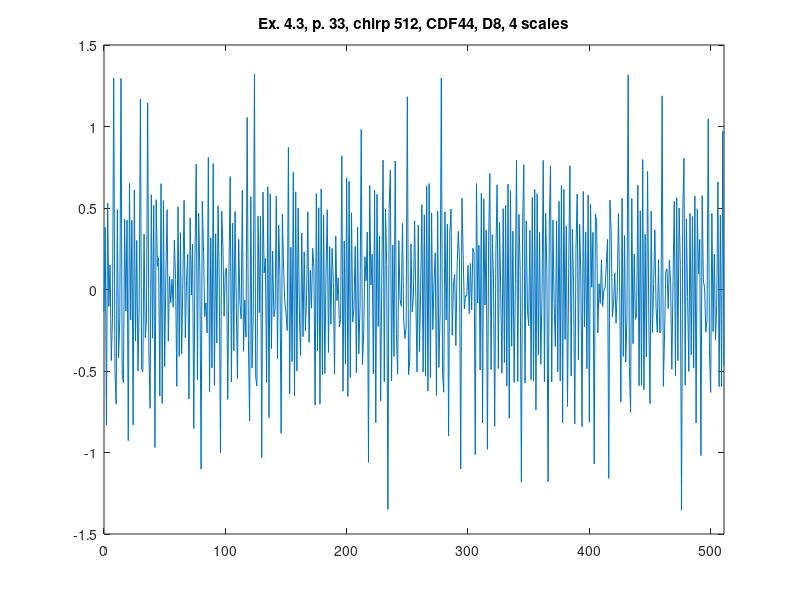

This figure's MATLAB source:
%% ========================================================================
%% Programmatic octave notes on "Ripples in Mathematics" by A. Jensen
%% and A. la Cour-Harbo written with a deep gratitude to the authors for
%% this wonderful text. 
%% 
%% Reconstruction of graphs in ex. 4.3, p.33, CDF44, D8, 4 scales
%%
%% Author: Vladimir Kulyukin
%% 
%% NB: I have tested this code in Octave 4.
%% =========================================================================
t = [0:511];

%%y_ex_4_3_chirp_512_p33 = arrayfun(@(x) sin(x*x), t);

y_ex_4_3_chirp_D8_512_p33 = [
-0.1334273592266622
0.3820869929002179
-0.831679572040026
0.5313801897853134
-0.10424492176734204
0.15046762364085467
-0.4359399408345409
-0.1714794620379702
1.2988459700471564
-0.4857434644379145
-0.7033319932181193
0.4892572915638683
-0.41837034797902706
-0.18690058374273238
1.2945043318096228
-0.527376486967318
-0.5721048393370599
0.4312260867525808
-0.13131352130758295
0.42492322557944134
-0.927051792402196
0.650977369848534
-0.18665878675562084
0.424876975023345
-0.8306813380447056
0.6110455822393779
-0.316528836144945
0.3014717503305241
-0.5004622271771946
-0.09938367506361129
1.168079785902323
-0.48700309711438305
-0.5031397151003205
0.33983205178798986
-0.2959207129402441
-0.19358377504631155
1.143584383121619
-0.3749900743373653
-0.7291021276011151
0.5810991464557066
-0.2989849591079835
0.517380607171644
-0.9685664251325596
0.5509675015343275
0.14243077873236848
0.19346815278245208
-0.6539571790979181
0.6494696414975522
-0.6998915040971606
0.5453886953373314
-0.4735523700422185
0.09320052837373077
0.48970687563087895
-0.31666662964139675
0.08050152145674336
-0.07992160620525257
0.06254073930547116
-0.10786187757261836
0.3036706142100084
0.0621480121793674
-0.5936876374172739
0.5067480750714006
-0.4107483367628797
0.34856163547247365
-0.3952735038950913
0.035570377277123255
0.5475342628784229
-0.29689310402394115
0.05356519326500682
0.21705613095486695
-0.671525421711741
0.43986476048430695
-0.033529753663569375
0.279088279375885
-0.8533224749605285
0.20092237136990845
0.7696478630373332
-0.5527910037861069
0.4677353116213749
0.10920903260702897
-1.102286834063963
0.5423334304147317
0.2549346294612897
-0.16653233491818986
-0.0820596628674102
-0.2671844506973815
0.811502918968368
-0.6277939842221224
0.3168580979008201
-0.4807396589497338
0.7719032230875894
-0.5880438848083746
0.34198883812824904
-0.32805133521306046
0.5140193754294556
0.04607022803587199
-1.0013350337386138
0.4817859068000193
0.2646516546344734
-0.16433005088051159
0.11824421268122202
0.13025225815549848
-0.6740759221158412
0.11572349648211963
0.693005945661282
-0.5673156411430463
0.4070319523854919
-0.3758525312148268
0.4783716047823361
-0.08192110309149822
-0.5472041788942666
0.30797535917943786
-0.07363896515705115
-0.17895621012178523
0.6078682470627976
-0.3787567980494756
-0.06505363957020276
-0.29240345662269174
1.055304314553702
-0.3050684540662135
-0.806207332500944
0.5700637713778645
-0.4820100047559245
-0.15872239902670332
1.3220235839890813
-0.5350715271392887
-0.5920042292213142
0.449721058149283
-0.14243090327899638
0.4509551955474933
-1.0311216149376972
0.5975058144336064
0.10212673250358974
0.19102873391172925
-0.5691406423463747
0.6301907927346142
-0.7863270557342055
0.5875971153740163
-0.36273714866504675
0.23539576789283784
-0.16759834532094936
-0.12242015453829257
0.5730998987140438
-0.42418371629334584
0.3944524949820595
0.0800830566876721
-0.8820370570037167
0.4620487716363396
0.13160060624913525
-0.07713796355915041
-0.14079127995827323
-0.2513451361528854
0.8713969571517887
-0.6408569072819968
0.2584013335921145
-0.442902213257249
0.7191093578680446
-0.6530640623292598
0.5993755364198894
-0.49957091843612006
0.49988500555046267
-0.1265509984506459
-0.40461785168647846
0.34673904840371217
-0.28934341728123136
0.2301445631077617
-0.25367051085366243
-0.03153670520959882
0.47687539484020464
-0.32459528922660785
0.1175436333901786
-0.11490218579467033
0.25349378821509727
0.13500352773186264
-0.7102370213053584
0.5885616123654156
-0.3766812780591466
0.5014503083129653
-0.703694345783986
0.616797720003643
-0.5223537311255441
0.45607688479143943
-0.5150704691831897
0.10654844142001177
0.4893123335268863
-0.3860153857578399
0.26334326783675793
-0.21298026932836436
0.2525988725948135
0.04359843370888035
-0.5174392225368208
0.32830550895079885
-0.06842563746512711
0.07257402170123836
-0.22949968084523503
-0.18374721220891455
0.8201592057754594
-0.6237077057535297
0.29692715556375804
-0.45654124230256565
0.6848985491128066
-0.6567026659405688
0.6634511652240223
-0.5397854537437172
0.470174859170108
-0.19882782189163467
-0.1183579815342101
0.26447118074179676
-0.5103331878521142
0.3839275758750118
-0.3946959901396767
-0.10647603100872072
0.9816981182834247
-0.4609463542002542
-0.27882342915075314
0.20120683682109397
0.053239854082268
0.35225236719884173
-1.0607101714037808
0.6384850271922664
0.02780689992464437
0.21677080720126646
-0.5177692997963175
0.6082025544175933
-0.8173225297907841
0.5834976331340886
-0.22668905207524814
0.32886182970722877
-0.6841274007866781
0.09483780769063857
0.7932176626910649
-0.5662636994747827
0.4929534115925191
0.1537628788979197
-1.3494627586788992
0.496327990706055
0.7322621588882441
-0.5596337482961112
0.2735303909856386
-0.41092130021418105
0.7883306259091097
-0.2699790265992581
-0.5182607829436672
0.2992640795329312
-0.05966693108829445
-0.10304830983129451
0.4047417652935827
-0.18776146293730933
-0.30081148060715845
-0.22421311172453917
1.1825866048030695
-0.5236799828902972
-0.4320033061535448
0.28010099496327884
-0.13789977109016066
-0.040506403539215544
0.4212368699963917
-0.046882799746825854
-0.5050690036925922
0.39421704355842024
-0.3815112714498759
0.002518939060480646
0.5206602248944101
-0.5057268076644956
0.4587393878382174
-0.5313791342875125
0.634475065635768
-0.6239069675363902
0.6501700800113032
-0.5389772433186943
0.4685496532162836
-0.24598409165617885
0.039033235833694585
0.2261924951468268
-0.6507778105673646
0.4806250601846982
-0.4781201388618835
-0.15005499829092084
1.2977053694332314
-0.5066477740529736
-0.63038184455053
0.4762262944874813
-0.1869111346686443
0.40201850558959085
-0.8993557793115647
0.34339671636487845
0.49427531218037474
-0.2805802399608731
0.0351586383627651
0.09185794364655758
-0.34354206771116885
0.12996059077071326
0.3566702082987696
0.1757329357895182
-1.101273130730032
0.5596058775522489
0.21499736219436694
-0.12027166515491827
-0.03792673888118894
-0.04075822448816604
0.14848804671091004
-0.14782097999413946
0.15959561366810907
-0.12493718935128648
0.2529725511946844
0.22617356298760707
-1.0140176418272127
0.6497852323726202
-0.08325338142829504
0.27171332446645846
-0.49377156403365124
0.5904392539067415
-0.8192251981979982
0.5549391043933455
-0.0956603540471008
0.36410410501690416
-0.9801258479200063
0.2989688653352717
0.7125881505565889
-0.4910754553238063
0.33632351023800094
0.06758294634773498
-0.8397276886172452
0.23758843942284646
0.6424747203281322
-0.48531172524372657
0.4129381744317482
-0.02412610964954079
-0.513165661951204
0.49632362381223605
-0.44785722944474377
0.517414539278761
-0.5922828941563484
0.6473301590900449
-0.7904045479080073
0.6049572379457284
-0.3478864336422227
0.3581181492357964
-0.57013775151491
0.02907470833163661
0.7939781988648804
-0.5646306063445335
0.46044062035703454
0.11084391216476763
-1.1817021852670033
0.3881258763958272
0.7660549650793176
-0.5744413694368239
0.4200516650900911
-0.12674050717215724
-0.22207502371141744
0.36374541464496846
-0.552807408234296
0.5650015328601491
-0.5631523195730026
0.6137135568850283
-0.7375867389546044
0.5878560183873187
-0.40262842891733897
0.34987695770182503
-0.4584706227566416
-0.03508395830353958
0.7920037046814252
-0.5660312731498608
0.46737374068044935
0.10642946364942099
-1.179086658829816
0.38999541459755327
0.7586418928075124
-0.565435024790308
0.42551245329827725
-0.08673017992873223
-0.3500170688467154
0.4211540520450991
-0.5051881698466318
0.5410895260371574
-0.5620811904807518
0.6387165820490838
-0.8178766068214166
0.6144094914490549
-0.3061606936500862
0.3889624583697616
-0.7176311690959729
0.128711945423998
0.759556468059823
-0.5306384959612549
0.3704986448297087
0.04632464819988197
-0.8253083008934418
0.2526910908336505
0.5857934351469886
-0.43204763003905816
0.4005892592151757
0.08725202948401459
-0.8413318087035583
0.601796014370698
-0.22961964458568826
0.35246464153327234
-0.4861102442662961
0.5794474374555366
-0.8144259390976637
0.5207918811430825
0.013721295830921076
0.3507386378579901
-1.0707903628833397
0.46375545588667
0.4224396858618846
-0.2667946480635507
0.03594210414758621
-0.08576779417316598
0.1824942316057933
-0.10418469680236474
-4.75196060685953E-4
0.006794213847594855
0.15297391343039415
0.3071036231578785
-1.159084772276028
0.5484617277628896
0.35393903884588507
-0.16741052207703247
-0.07971610741182761
0.10068750138683413
-0.20698204763444863
-0.0051537454612458344
0.4666137028267043
0.002416788417245408
-0.6910160596803895
0.5601734881559858
-0.4108215966451937
0.33054742773715284
-0.44569427522482497
-0.16848003934305458
1.3166178834104876
-0.471976705996784
-0.7534567323309589
0.5577541057984832
-0.3328073293989343
0.2170012061274608
-0.18338057409569639
-0.1569604868876695
0.6402537311612839
-0.590042164342792
0.4831654209852895
-0.5877659954912341
0.7973972797294121
-0.6150486188918759
0.3383793312714156
-0.4137194150065691
0.7247183302534266
-0.15622651304629084
-0.7007613972274734
0.4810672303914606
-0.26401196672458377
0.03710818235423599
0.36555346858571985
-0.112277831657987
-0.26264830222180635
0.1835686007105072
-0.2670155037068187
-0.2560951389009259
1.1879577565772628
-0.5943372356034863
-0.27881232574204695
0.10874530622921183
0.12752757300897893
-0.11671681999336454
0.18101044525217053
0.034989285080032684
-0.48878759601547483
0.055109522171866154
0.5410547323866507
-0.5308123049893121
0.5631704531375523
-0.436541088918016
0.5005232049960536
0.14686640790236927
-1.3526756482032525
0.4744344670944718
0.8049783639654179
-0.5871982148515335
0.4324636789353524
-0.042439711371006966
-0.50350407567661
0.46754717450568994
-0.4008405946751164
0.44889337791878586
-0.4804732762691742
0.5735308179885215
-0.8193319321521121
0.49508627342420836
0.09509732899608948
0.3072129861040185
-1.018782681458315
0.5761806569867163
0.051673951879968275
0.011843496449248824
-0.26251043312693023
-0.1852740293223769
1.047359358484059
-0.36325280345533645
-0.6312974320438018
0.46725607913867057
-0.25775829805422384
0.2179062164655876
-0.30994847642366263
-0.09024564750143173
0.6607208035048718
-0.5956984962266595
0.45553180090904277
-0.5958077796581536
0.9726136549477622
-0.4666779388392219
];

figure;
plot(t, y_ex_4_3_chirp_D8_512_p33);
xlim([0 511]);
title('Ex. 4.3, p. 33, chirp 512, CDF44, D8, 4 scales');
